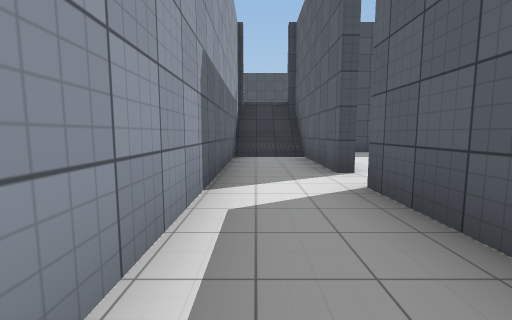
view 1 (above)

24 first-person views from a walk through a scene from a Unity 3-D project. The camera is 1.2 m above the floor, tilts 6° down and sees 90° across. The floor is counted in squares, 2 m on a side. Each view is taken from the middle of a square. On the plan, view 1 faces up. The plan holds only what a view shows up to about 9 squares ahead; the rest is blank. The place goes on beyond the plan. The player is left out. Some animated figures are not drawn. Door leaves are left out, so doorways stand open. Some surface patterns are stand-ins.

view 2
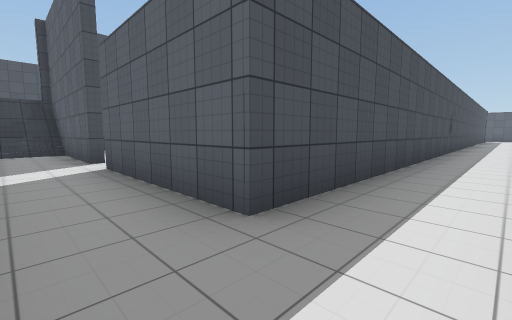

view 3
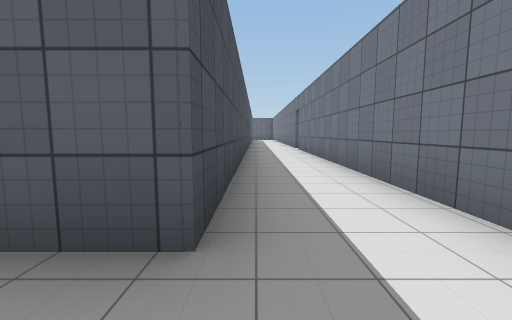

view 4
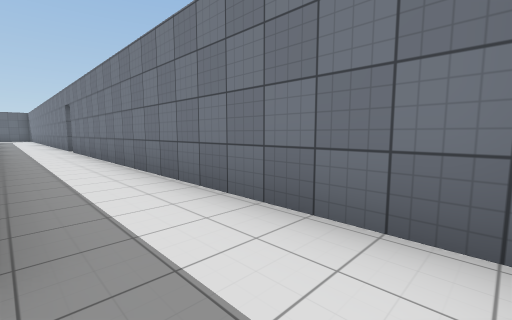

view 5
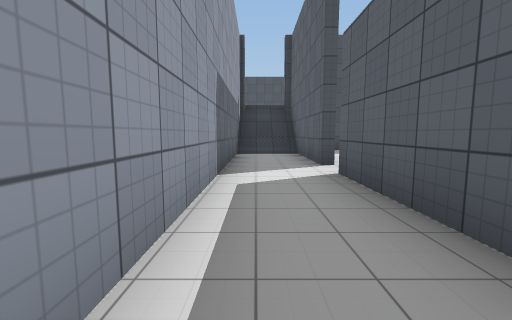

view 6
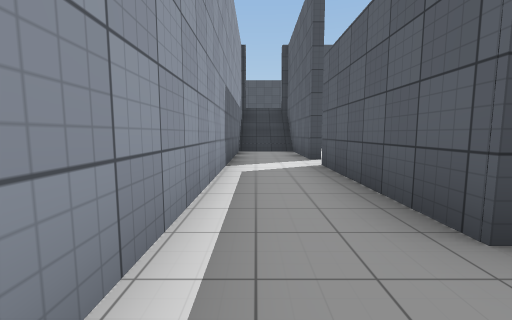

view 7
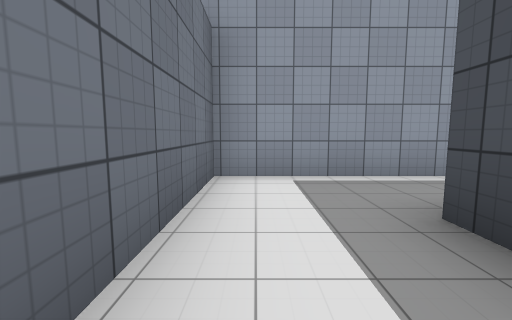

view 8
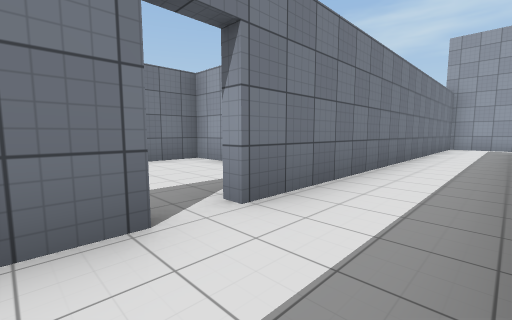

view 9
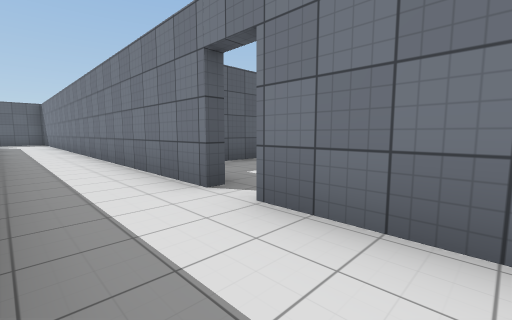

view 10
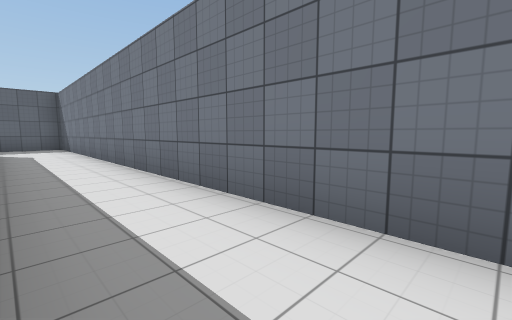

view 11
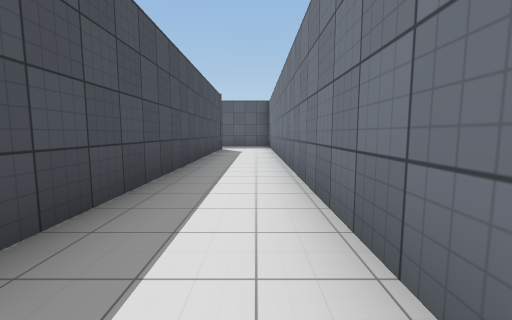

view 12
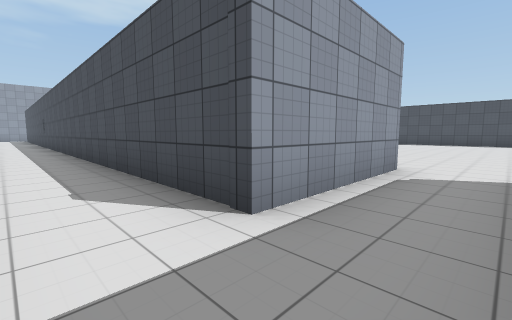

view 13
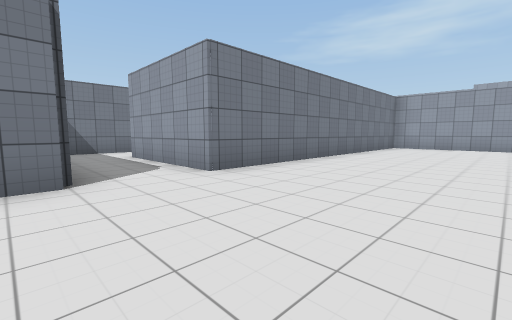

view 14
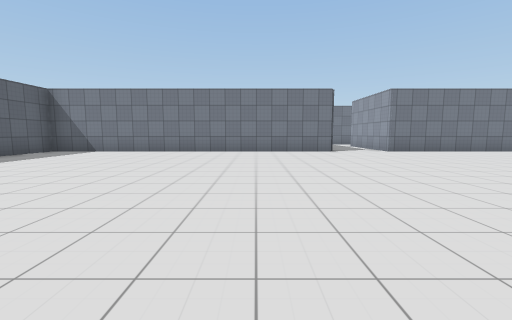

view 15
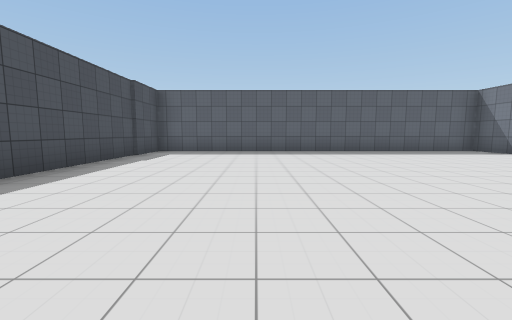

view 16
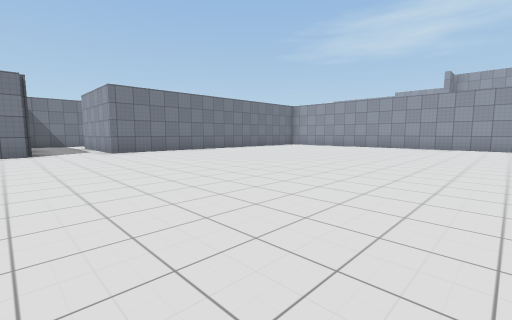

view 17
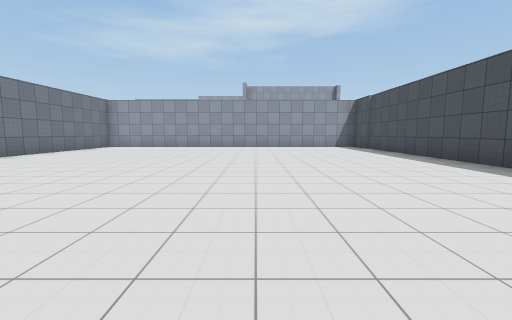

view 18
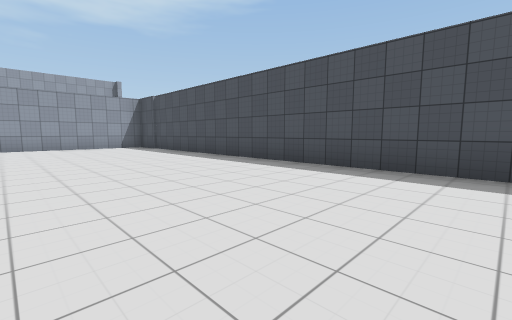

view 19
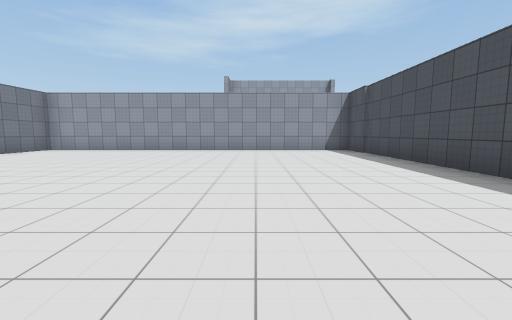

view 20
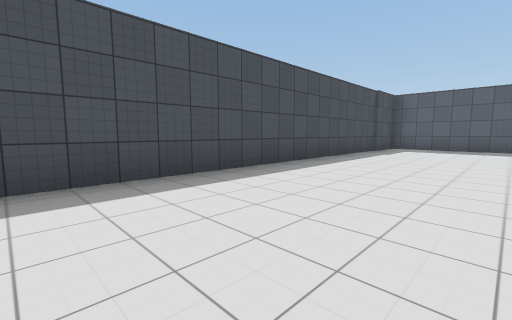

view 21
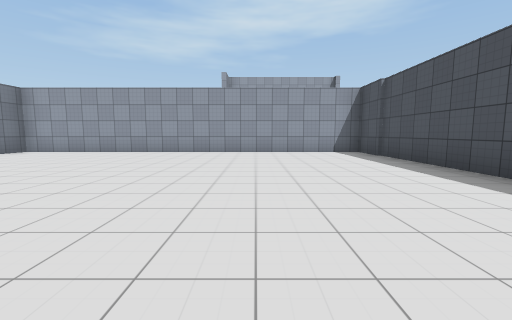

view 22
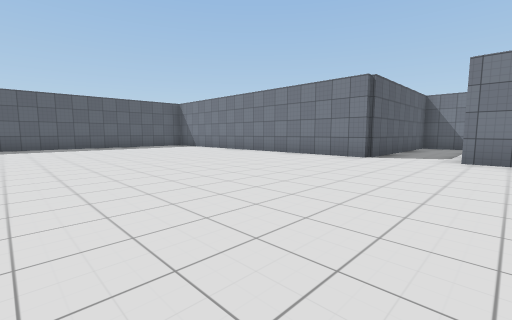

view 23
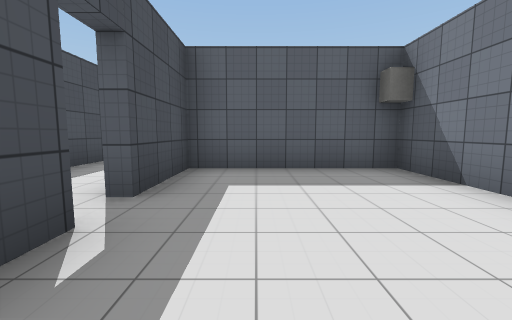

view 24
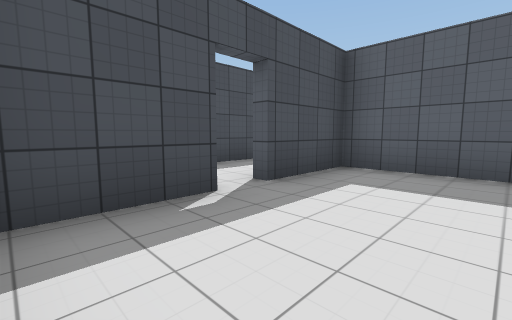

### Floor plan
Ten units are one square. View 1 is at (0, 0); x grows to the right and y downward. Boxes are objects, and circles mark ways between rooms. Rooms are numbered by the first view taken in them; rooms with no view inside come last. Other rooms are left out.
<svg viewBox="-11 -139 353 208">
<path fill="none" stroke="#000" d="M12 -37 12 -83M-6 -79 -6 26 76 26M74 7 12 7 12 -29M102 26 244 26 244 -26 337 -26 337 -134 138 -134 138 -26 227 -26 227 7 74 7M76 26 96 26M104 64 124 64 124 28 102 28M96 28 79 28M76 54 76 64 89 64"/>
<circle cx="70" cy="20" r="3" fill="#2a7"/>
<circle cx="100" cy="30" r="3" fill="#2a7"/>
<text x="0" y="-10">1</text>
<text x="230" y="-70">2</text>
<text x="100" y="50">3</text>
</svg>
Room 1 opens to room 2. Room 2 opens to room 3.

Where each view was taken, in squares from view 1:
view 1: 0 up, 0 right, facing up
view 2: 2 down, 0 right, facing up-right
view 3: 1 down, 0 right, facing right
view 4: 1 down, 0 right, facing down-right
view 5: 1 down, 0 right, facing up
view 6: 2 down, 0 right, facing up
view 7: 2 down, 3 right, facing left
view 8: 1 down, 11 right, facing down-left
view 9: 1 down, 8 right, facing down-right
view 10: 1 down, 13 right, facing down-right
view 11: 2 down, 13 right, facing right
view 12: 2 down, 24 right, facing up-left
view 13: 6 up, 25 right, facing down-left
view 14: 11 up, 27 right, facing down
view 15: 10 up, 25 right, facing right
view 16: 11 up, 25 right, facing down-left
view 17: 9 up, 25 right, facing left
view 18: 9 up, 25 right, facing up-left
view 19: 10 up, 23 right, facing left
view 20: 10 up, 23 right, facing up-right
view 21: 10 up, 22 right, facing left
view 22: 9 up, 22 right, facing down-right
view 23: 4 down, 8 right, facing right
view 24: 5 down, 8 right, facing up-right
